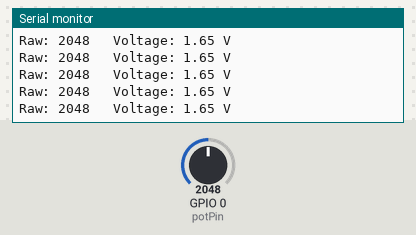
The sketch below on a simulated ESP32-C3. Parts: the last lines printed to the serial monitor. Inputs (shaded band) come from the test bench; at power-on: GPIO 0 (potPin) = 2048 (analog values on the 0–4095 scale).

Above: at 1.2 s.
1.3 s: GPIO 0 (potPin) set to 1033
At 1.56 s:
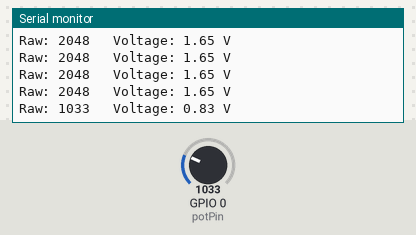
2.8 s: GPIO 0 (potPin) set to 948
At 2.96 s:
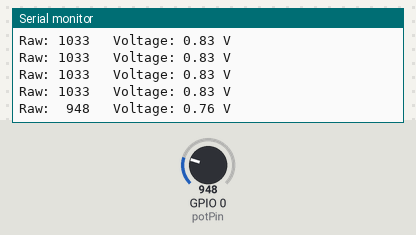
4.7 s: GPIO 0 (potPin) set to 109
At 4.76 s:
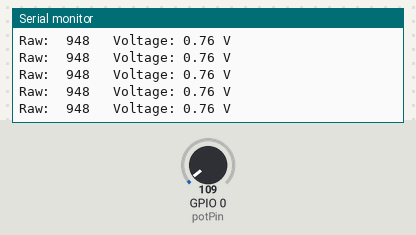
6.2 s: GPIO 0 (potPin) set to 89
At 6.36 s:
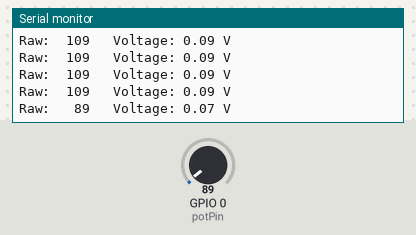

Measured:
- the behaviour switches between 1000 and 999 on GPIO 0 (potPin) (found by bisection; images 1 and 2)
- the behaviour switches between 100 and 99 on GPIO 0 (potPin) (found by bisection; images 3 and 4)
- after the input at 1.3 s, the serial monitor: prints a new line after 0.10 s (image 1)
- after the input at 2.8 s, the serial monitor: prints a new line at once (image 2)
- after the input at 6.2 s, the serial monitor: prints a new line at once (image 4)

The sketch:

example_2.ino
```cpp
// Reads a 10k potentiometer on ADC A0 (GPIO0) with 12-bit resolution, converts the raw value to voltage, and prints both raw and voltage readings to the serial console.
//
// Buy this module: https://shillehtek.com/products/esp32-c3-dev-board-4mb-wifi-presoldered
// Full manual: https://shillehtek.com/blogs/shillehtek-product-manuals/esp32-c3-dev-board-4mb-wifi-presoldered-manual
// More examples: https://github.com/shillehbean/shillehtek-examples
//

// ESP32-C3 - Read a 10k potentiometer on A0 (GPIO0)
// Wire: pot ends to 3V3 and GND, wiper to GPIO0

const int potPin = 0;  // A0 = GPIO0

void setup() {
  Serial.begin(115200);
  analogReadResolution(12);  // 0 - 4095
}

void loop() {
  int raw = analogRead(potPin);
  float voltage = raw * 3.3 / 4095.0;
  Serial.printf("Raw: %4d   Voltage: %.2f V\n", raw, voltage);
  delay(200);
}
```
